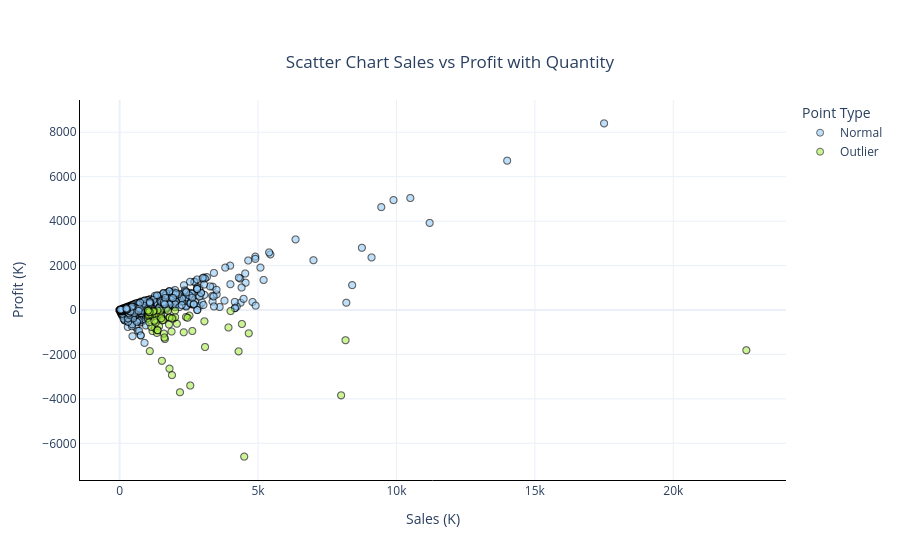

The cell this chart's notebook holds for it:
### Markdown cell above
>## 8) Scatter Plot  — 2 Variables
>>### Is there a relationship between Sales and Profit?

### Code cell
df["outlier"] = (df["sales"] > 1000) & (df["profit"] < 0)
df["point_type"] = df["outlier"].apply(
    lambda x: "Outlier" if x else "Normal"
)

fig_scatter = px.scatter(
    df,
    x="sales",
    y="profit",
    title="Sales vs Profit (Outliers Highlighted)",
    color="point_type",
    hover_data=["category", "sub_category", "region", "segment"],
    opacity=0.6
)

color_map = {
    "Normal": "#90CAF9",
    "Outlier": "#A6EF46"  
}

fig_scatter.for_each_trace(
    lambda t: t.update(marker_color=color_map[t.name])
)
fig_scatter.update_traces(
    marker=dict(size=7, line=dict(width=1, color="black"))
)

fig_scatter.update_layout(
    xaxis_title="Sales (K)",
    yaxis_title="Profit (K)",
    template="plotly_white",
    xaxis_showgrid=True,
    yaxis_showgrid=True,
    legend_title="Point Type",
    title={ "text": "Scatter Chart Sales vs Profit with Quantity",
    "x": 0.5,
    "y": 0.9,
    "xanchor": "center"}
)

fig_scatter.update_xaxes(showline=True, linewidth=1, linecolor='black')
fig_scatter.update_yaxes(showline=True, linewidth=1, linecolor='black')


fig_scatter.show()

### Figure 1 — Plotly figure (JSON) as saved in the notebook; plotly's stock layout.template omitted (floating-point values rounded to 4 significant figures; data arrays with more than 128 entries replaced by an {"elided": "..."} marker saying what was removed)
{"data": [{"customdata": {"elided": "9916x4 str values"}, "hovertemplate": "point_type=Normal<br>sales=%{x}<br>profit=%{y}<br>category=%{customdata[0]}<br>sub_category=%{customdata[1]}<br>region=%{customdata[2]}<br>segment=%{customdata[3]}<extra></extra>", "legendgroup": "Normal", "marker": {"color": "#90CAF9", "line": {"color": "black", "width": 1}, "opacity": 0.6, "size": 7, "symbol": "circle"}, "mode": "markers", "name": "Normal", "showlegend": true, "type": "scattergl", "x": {"elided": "9916 float values"}, "xaxis": "x", "y": {"elided": "9916 float values"}, "yaxis": "y"}, {"customdata": {"elided": "78x4 str values"}, "hovertemplate": "point_type=Outlier<br>sales=%{x}<br>profit=%{y}<br>category=%{customdata[0]}<br>sub_category=%{customdata[1]}<br>region=%{customdata[2]}<br>segment=%{customdata[3]}<extra></extra>", "legendgroup": "Outlier", "marker": {"color": "#A6EF46", "line": {"color": "black", "width": 1}, "opacity": 0.6, "size": 7, "symbol": "circle"}, "mode": "markers", "name": "Outlier", "showlegend": true, "type": "scattergl", "x": [3083.0, 8160.0, 1740.0, 1188.0, 3060.0, 2520.0, 1488.0, 2396.0, 1004.0, 1273.0, 1336.0, 8000.0, 1141.0, 2065.0, 1091.0, 1089.0, 1932.0, 2453.0, 1025.0, 1005.0, 1045.0, 1018.0, 1048.0, 4664.0, 1440.0, 1580.0, 1072.0, 1322.0, 1802.0, 1349.0, 1219.0, 22640.0, 1633.0, 2550.0, 1023.0, 1124.0, 1800.0, 1422.0, 1170.0, 2004.0, 1050.0, 1802.0, 2625.0, 1598.0, 1332.0, 1890.0, 1502.0, 1352.0, 1782.0, 1802.0, 3930.0, 1525.0, 2314.0, 2004.0, 1345.0, 1475.0, 4008.0, 1422.0, 1363.0, 4416.0, 1053.0, 1890.0, 1300.0, 1549.0, 4500.0, 1615.0, 1253.0, 1370.0, 1370.0, 1228.0, 1875.0, 1079.0, 1213.0, 4298.0, 1500.0, 1080.0, 2178.0, 1023.0], "xaxis": "x", "y": [-1665.0, -1360.0, -24.86, -950.4, -510.0, -252.0, -297.7, -317.2, -113.0, -814.5, -217.0, -3840.0, -761.0, -619.6, -290.9, -1851.0, -386.4, -350.5, -29.28, -175.9, -296.0, -373.3, -69.89, -1049.0, -264.0, -447.6, -553.6, -99.18, -337.8, -219.2, -121.9, -1811.0, -1307.0, -3400.0, -255.7, -182.6, -2640.0, -195.5, -253.4, -325.6, -210.0, -337.8, -945.0, -1065.0, -299.8, -2929.0, -250.4, -437.5, -653.3, -337.8, -786.0, -2288.0, -1003.0, -25.05, -1032.0, -21.07, -50.1, -734.5, -19.47, -630.9, -105.3, -378.0, -572.0, -464.7, -6600.0, -1238.0, -480.2, -913.2, -913.2, -36.12, -968.9, -15.42, -69.31, -1862.0, -375.0, -94.51, -3702.0, -30.1], "yaxis": "y"}], "layout": {"legend": {"title": {"text": "Point Type"}, "tracegroupgap": 0}, "title": {"text": "Scatter Chart Sales vs Profit with Quantity", "x": 0.5, "xanchor": "center", "y": 0.9}, "xaxis": {"anchor": "y", "domain": [0, 1], "linecolor": "black", "linewidth": 1, "showgrid": true, "showline": true, "title": {"text": "Sales (K)"}}, "yaxis": {"anchor": "x", "domain": [0, 1], "linecolor": "black", "linewidth": 1, "showgrid": true, "showline": true, "title": {"text": "Profit (K)"}}}}
